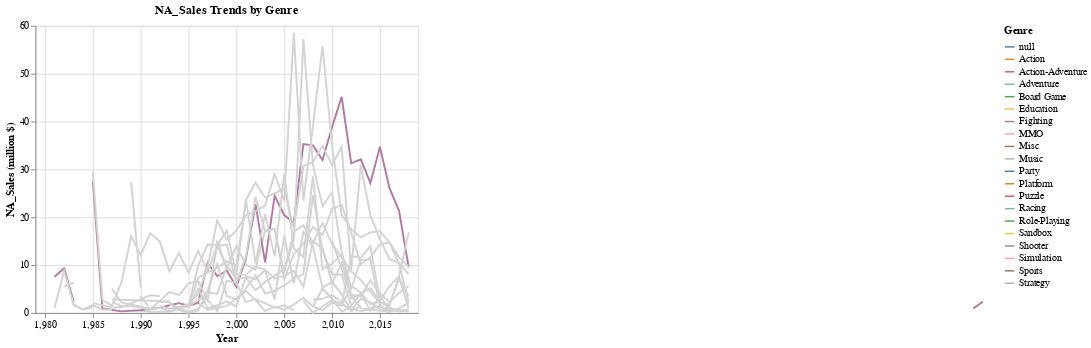

Source (notebook cell):
### Code cell
alt.data_transformers.enable('default', max_rows=None)
orderr = df.groupby(['Genre'])['NA_Sales'].sum().sort_values(ascending=False).to_frame().index.tolist()
line = alt.Chart(df, title="NA_Sales Trends by Genre").transform_aggregate(
    NA_Sales='sum(NA_Sales)',
    groupby=['Year','Genre']
).mark_line().encode(
    x = alt.X('Year:Q',scale=alt.Scale(domain=[1979,2019])),
    y = alt.Y('NA_Sales:Q', title='NA_Sales (million $)'),
    color = alt.Color('Genre:N', title='Genre', sort=orderr)
).transform_filter(alt.datum.Genre!="nan")

NA_line = line.encode(
    tooltip=['Year:N','Genre:N','NA_Sales:Q']
)

selectGenre=alt.selection_single(
    fields=['Genre'],
    init={"Genre":orderr[0]},
    bind=alt.binding_select(options=orderr,name="Select Genres:  ")
)

colorCondition = alt.condition(selectGenre,alt.Color("Genre:N"),alt.value('lightgray'))

NA_final = NA_line.add_selection(
    selectGenre
).encode(
    color=colorCondition
)

NA_final

### Figure 1 — Vega-Lite specification as saved in the notebook (floating-point values rounded to 4 significant figures; data arrays with more than 128 entries replaced by an {"elided": "..."} marker saying what was removed)
{"config": {"view": {"continuousWidth": 400, "continuousHeight": 300}}, "data": {"name": "data-3c152902028edcf1fd81de6618a2a888"}, "mark": "line", "encoding": {"color": {"condition": {"field": "Genre", "type": "nominal", "selection": "selector015"}, "value": "lightgray"}, "tooltip": [{"field": "Year", "type": "nominal"}, {"field": "Genre", "type": "nominal"}, {"field": "NA_Sales", "type": "quantitative"}], "x": {"field": "Year", "scale": {"domain": [1979, 2019]}, "type": "quantitative"}, "y": {"field": "NA_Sales", "title": "NA_Sales (million $)", "type": "quantitative"}}, "selection": {"selector015": {"type": "single", "fields": ["Genre"], "init": {"Genre": "Shooter"}, "bind": {"input": "select", "options": ["Shooter", "Sports", "Action", "Platform", "Role-Playing", "Racing", "Misc", "Fighting", "Adventure", "Simulation", "Puzzle", "Action-Adventure", "Strategy", "Party", "Music", "MMO", "Sandbox", "Education", "Board Game"], "name": "Select Genres:  "}}}, "title": "NA_Sales Trends by Genre", "transform": [{"aggregate": [{"op": "sum", "field": "NA_Sales", "as": "NA_Sales"}], "groupby": ["Year", "Genre"]}, {"filter": "(datum.Genre !== 'nan')"}], "$schema": "https://vega.github.io/schema/vega-lite/v4.17.0.json", "datasets": {"data-3c152902028edcf1fd81de6618a2a888": {"elided": "5005 records"}}}
